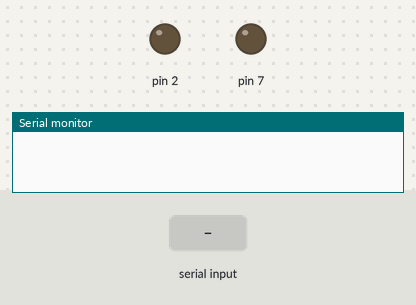
Simulated run of this sketch. Board: Arduino Uno, built with avr-gcc and run on an emulated ATmega328P. Parts: output pins drawn as LEDs (lit = HIGH), the last lines printed to the serial monitor. The inputs (shaded band) are chosen by the test bench.

Above: at 1.2 s.
1.3 s: "c\n" received over Serial
At 1.7 s:
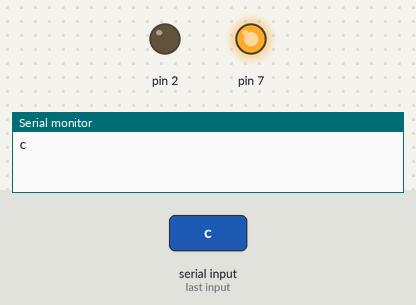
2.8 s: "1\n" received over Serial
Timing chart, 0 to 5.8 s (numbered marks = the images above; inputs shaded):
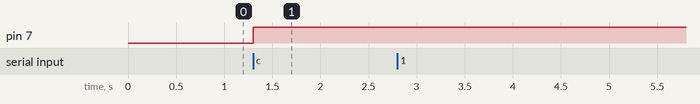

The sketch:

lzw_encoder.ino
```cpp
const int compressorSize = 100;

const int BUFFER_SIZE = compressorSize;
char buf[BUFFER_SIZE];

int result[compressorSize];
int resultIndex = 0;//serves to keep track of which index to add results

int indexToAdd = 0;//int code representing the symbol to be added to result, or just the index of a symbol found in the dictio

String dictionary[compressorSize];
int dictioIndex = 0;//serves to keep track of which dictio index to add custom symbol entries
int size = 256;

void setup(){

  pinMode(7,OUTPUT);
  pinMode(2,OUTPUT);

  Serial.begin(115200);
  //Serial.println("insira a mensagem");
}

void loop(){
  if(Serial.available()>0){


    int rlen = Serial.readBytesUntil('\n', buf, BUFFER_SIZE);
    //Serial.println("Encoder should have been called atm...");

    digitalWrite(7,HIGH);

    String foundChars = "";

    for(int i = 0; i < rlen; i++){

      	String charsToAdd = foundChars + buf[i];
        //Serial.println(charsToAdd);

        if(charsToAdd.length()==1){

          //here we are sure that its about a 1 byte char, that means, a symbol that belongs to ASCII8
          foundChars = charsToAdd;
          indexToAdd = (int) foundChars[0];

        }else if(charsToAdd.length()>1){

          //we cant say for sure that a 2+ bytes symbol is present on lzw custom dictio, so we must test it ONLY IN THE CUSTOM SYMBOL ARRAY
          for(int j = 0; j<compressorSize ; j++){

            if(charsToAdd == dictionary[j]){
              foundChars = charsToAdd;
              indexToAdd = j+1000;

              break;
            }

            if(j==99){//lets check if the searcher didnt found the charsToAdd until the last repetition -> if it doesnt, them we shall
            //add the new charsToAdd to the dictio and reset foundChars to the last symbol read

              result[resultIndex] = indexToAdd;
              dictionary[dictioIndex] = charsToAdd;
              foundChars = buf[i];
              indexToAdd = (int) foundChars[0];

              resultIndex++;
              dictioIndex++;
            }

          }
        }

    }

    if(foundChars.length()>0){
      if(foundChars.length()==1){
        result[resultIndex] = (int) foundChars[0];
      }else if(foundChars.length()>1){
        result[resultIndex] = indexToAdd;
      }
    }

    for(int i = 0; i<=resultIndex; i++){
      //Serial.println(result[i]);
    }


    for(int i = 0; i<=resultIndex; i++){

      if(result[i]>=1000){
      	digitalWrite(2,HIGH);
      	delay(50);
      	Serial.write(result[i]-1000);
      }else{
      	digitalWrite(2,LOW);
      	delay(50);
      	Serial.write(result[i]);
      }


    delay(100);
  }


  }

}


  //A BUFFER OF 100 BYTES ALLOWS MESSAGES OF 100 BYTES TO BE COMPRESSED
  //IF THERES NO COMPRESSION, THAT IS, IF ALL SYMBOLS IN THE MESSAGE ARE DIFFERENT, THEN THE LONGEST RESULT POSSIBLE HAS 100 BYTES
  //IN THIS CASE, EACH CONSECUTIVELY PAIR OF SYMBOLS WILL BE A NEW ENTRY TO THE CUSTOM LZW DICTIONARY
  //EXCEPT FOR THE FIRST SYMBOL READ, WE'LL HAVE A PAIR FOR EACH SYMBOL - THAT MEANS, A MAX NUMBER OF 99 LZW ENTRIES PER MESSAGE

  //IT WOULD BE NICE, THO, IF WE REUTILIZED ENTRIES FOR MORE THAN ONE BUFFER READ
  //KEEPING ENTRIES IS A GOOD IDEA, BUT IT COULD OCCUPY ALL OF OUR MEMORY IF ITS NOT DONE PROPERLY
  //HOW ABOUT 256 INDEXES? WHICH WILL START BEING REPLACED WHEN ALL OF THEM GET OCCUPIED BY A SYMBOL

  //THIS WAY, CODES WITH HIGH VARIATION RATES WILL FILL THE INDEXES QUICKLY, BUT WILL BE REPLACED AS QUICKLY THEY WERE FILLED
  //SINCE LZW USES REVERSE ENGINEERING OF THE ENCODING TO DECIPHER THE COMPRESSED MESSAGE ON THE DECODER PART, IT SHOULDNT
  //SHOW ANY PROBLEMS RELATED TO SYNCHRONIZING CODES ALONG REPETITIONS AND REPLACEMENTS
```

Measured:
- after the input at 1.3 s, pin 7: LOW → HIGH at once
